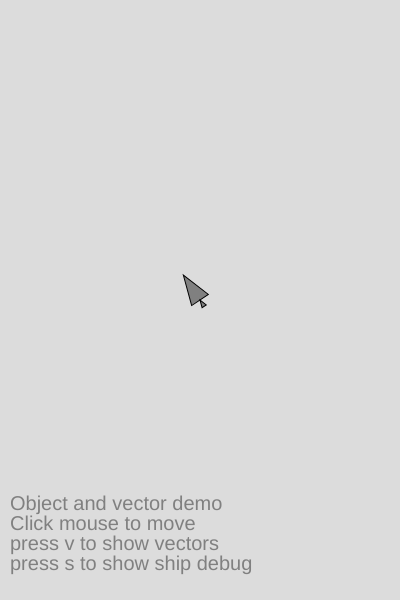
Frame 1 (no input)
Frame 60 (no input): identical to frame 1, image omitted
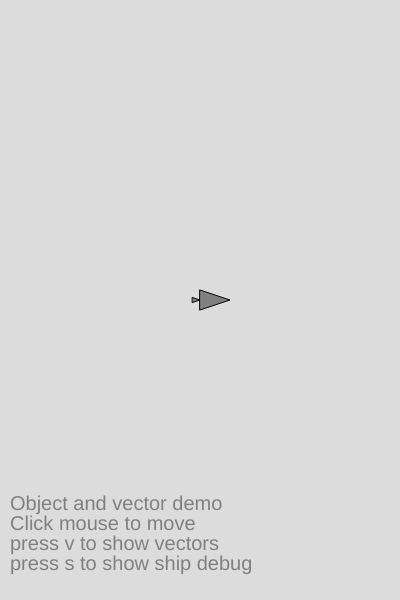
Frame 120 (the mouse pressed at the canvas centre since frame 60)

The p5.js sketch that drew these frames (run headless with seeded random() and noise() and a simulated clock; from frame 60 on, the mouse is pressed at the canvas centre):

// p5.js sketch
// ── sketch.js
let ship;

function setup() {
  createCanvas(400, 600);
  ship = new Ship();
  ship.velocity = p5.Vector.fromAngle(-PI * 0.75, 20);
  ship.jumpTo(width / 2, height / 2);
  console.log(ship);
}

function draw() {
  background(220);
  const messages = [
    `Object and vector demo`,
    `Click mouse to move`,
    `press ${vectorDebugKey} to show vectors`,
    `press ${shipDebugKey} to show ship debug`
  ];

  fill("gray");
  noStroke();
  const lineHeight = 20;
  textSize(lineHeight);

  const offset = height - messages.length * lineHeight - 10;
  // for (let i = 0; i < messages.length; i++) {
  //   const m = messages[i];
  //   text(m, 10, offset + i*20);
  // }

  // for (let i = 0; i < messages.length; i++) {
  //   text(messages[i], 10, offset + i * 20);
  // }

  messages.forEach((m, i) => {
    text(m, 10, offset + i * 20);
  });

  const v0 = createVector(0, 0);
  const mouseVec = createVector(mouseX, mouseY);
  const dir = p5.Vector.sub(mouseVec, ship.position);
  ship.velocity = dir;

  ship.render();

  if (renderVectors) {
    // render debug
    drawArrow(v0, mouseVec, color("blue"));
    drawArrow(ship.position, dir, color("purple"));
  }
  if (renderShipDebug) {
    ship.debugRender();
  }
}

function mouseClicked() {
  ship.jumpTo(mouseX, mouseY);
}

let renderVectors = false;
let renderShipDebug = false;
const vectorDebugKey = "v";
const shipDebugKey = "s";
function keyPressed() {
  if (key === vectorDebugKey) {
    renderVectors = !renderVectors;
  }
  if (key === shipDebugKey) {
    renderShipDebug = !renderShipDebug;
  }
}

// draw an arrow for a vector at a given base position
function drawArrow(base, vec, myColor) {
  push();
  stroke(myColor);
  strokeWeight(3);
  fill(myColor);
  translate(base.x, base.y);
  line(0, 0, vec.x, vec.y);
  rotate(vec.heading());
  let arrowSize = 7;
  translate(vec.mag() - arrowSize, 0);
  triangle(0, arrowSize / 2, 0, -arrowSize / 2, arrowSize, 0);
  pop();
}

// ── ship.js
class Ship {
  constructor() {
    this.position = createVector(0, 0);
    this.velocity = createVector(0, 0);
  }

  jumpTo(x, y) {
    this.position.set(x, y);
  }

  render() {
    push();
    const shipWidth = 20;
    const shipLength = 30;
    const engineHeight = shipLength / 4;
    const engineWidth = shipWidth / 4;
    stroke(0);
    fill("gray");
    translate(this.position.x, this.position.y);
    rotate(this.velocity.heading());

    // Draw ship body
    triangle(0, -shipWidth / 2, shipLength, 0, 0, shipWidth / 2);
    // Draw engine
    triangle(
      -engineHeight,
      -engineWidth / 2,
      0,
      0,
      -engineHeight,
      engineWidth / 2
    );
    pop();
  }

  debugRender() {
    const posBase = createVector(0, 0);
    const posColor = color("green");
    drawArrow(posBase, this.position, posColor);
    const velBase = this.position;
    const velColor = color("red");
    drawArrow(velBase, this.velocity, velColor);

    push();
    // Speed indicator
    const rh = 28;
    fill("gray");
    rect(0, 0, this.velocity.mag(), rh);
    fill(250);
    stroke(10);
    textSize(rh);
    text(`Magnitude`, 20, rh - 4);

    translate(0, rh);
    const heading = this.velocity.heading();
    const barX = map(heading, -PI, PI, -width / 2, width / 2);
    fill("red");
    rect(width / 2, 0, barX, rh);
    fill(250);
    stroke(10);
    textSize(rh);
    text(`Heading ${nfc(heading, 2)}`, 20, rh - 4);
    pop();
  }
}
